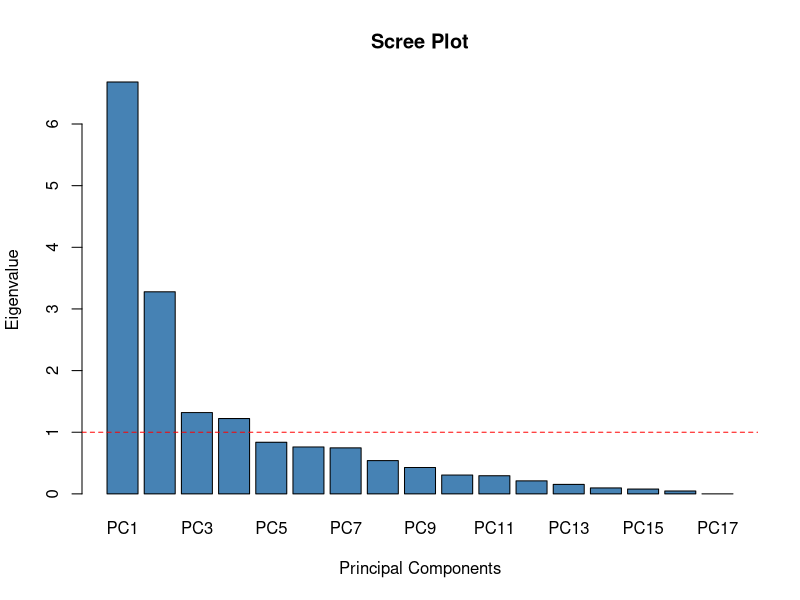
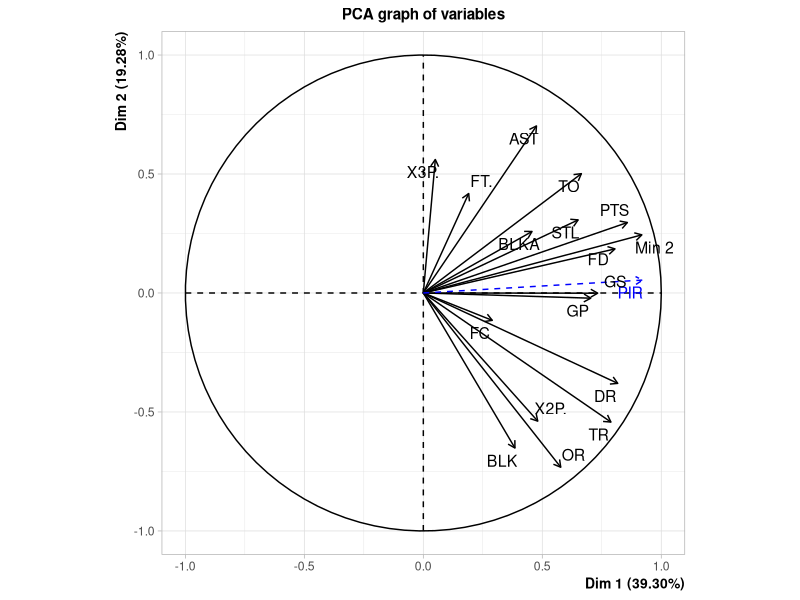
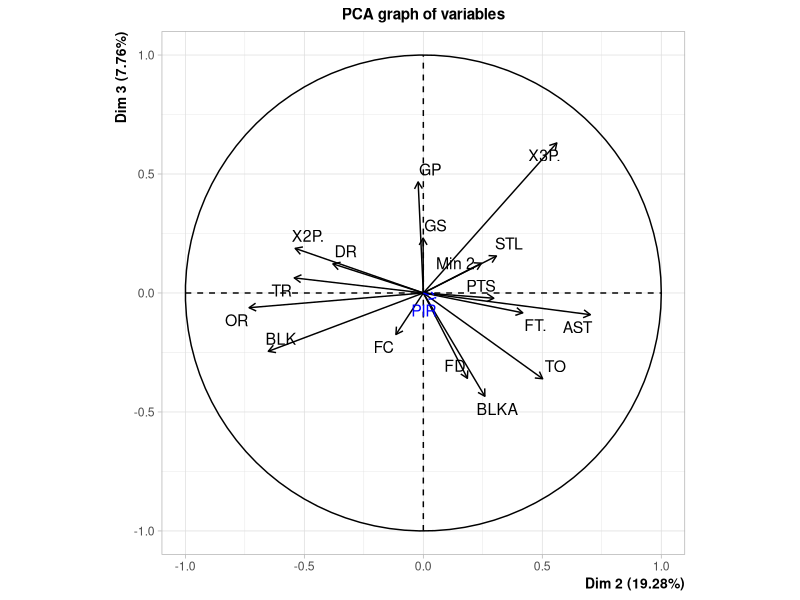
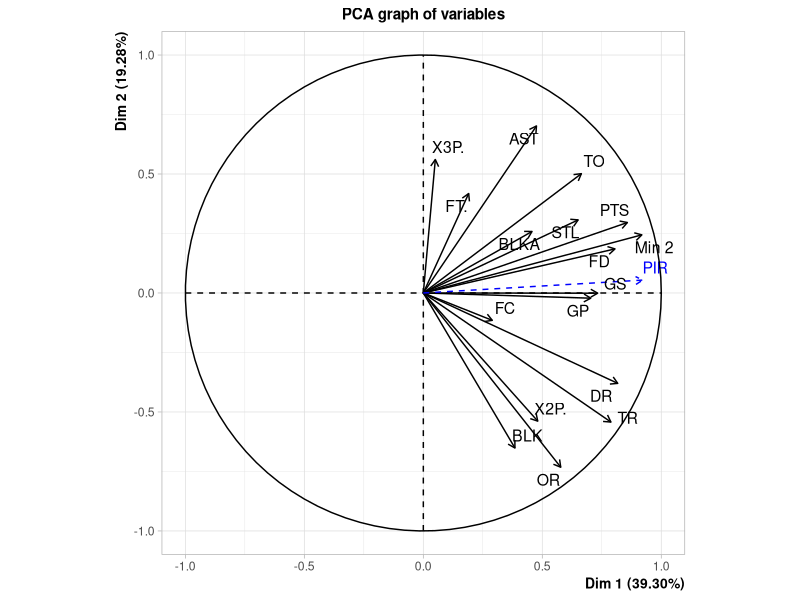
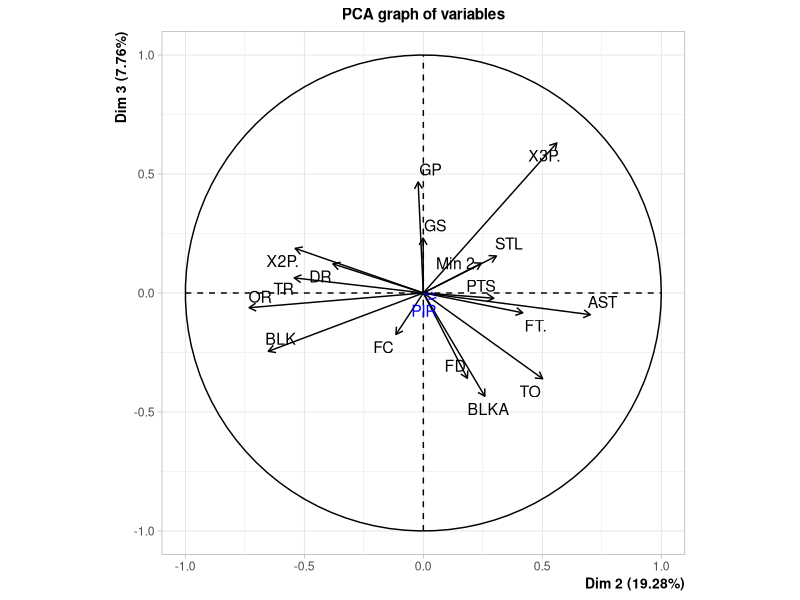
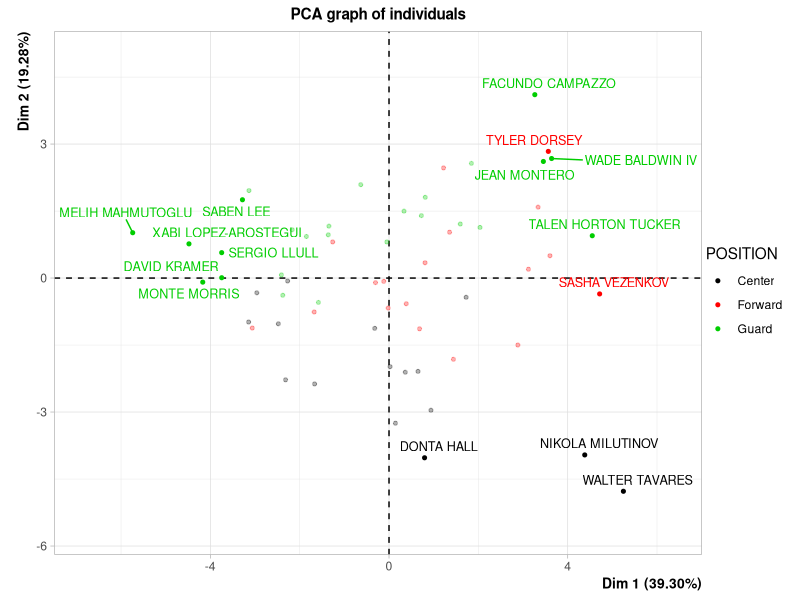
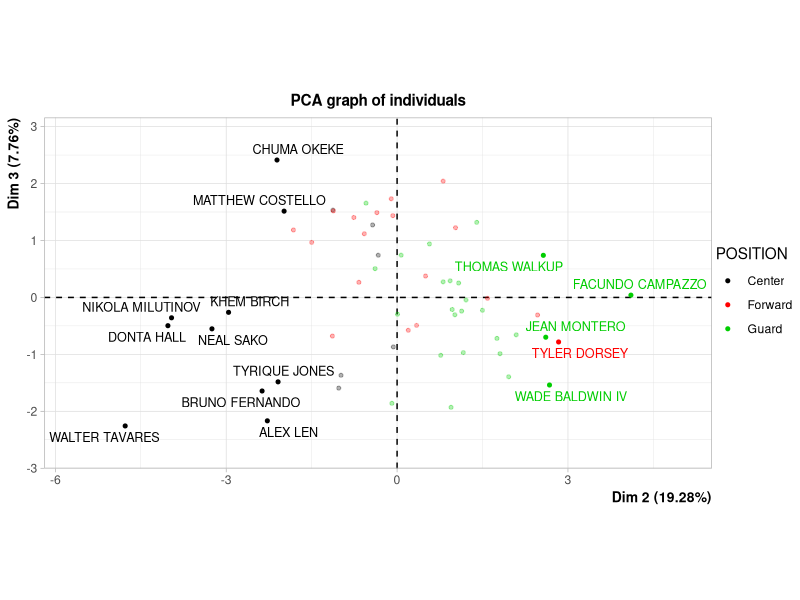
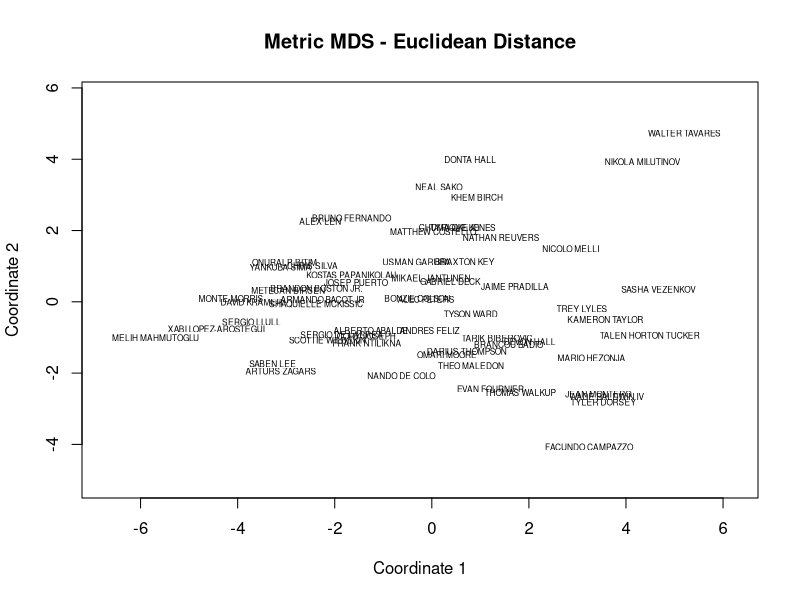

R code for these plots, in order:
## ---- chunk 1
knitr::opts_chunk$set(
  echo = FALSE,
  message = FALSE,
  warning = FALSE,
  results = "hide",
  fig.width = 9,
  fig.height = 3,
  out.width = "70%",
  fig.align = "center"
)
## ---- chunk 2
# Import dataset
data <- read.csv2("euroleague_25_26.csv")
# Remove row number
data$No <- NULL
# Inspect data
#head(data)
#str(data)
#head(data)
## ---- chunk 3
# Split minutes
aux <- strsplit(data$Min, ":")

# Extract minutes and convert to numeric
data$`Min 2` <- as.numeric(sapply(aux, `[`, 1))

# Inspect result
#head(data[, c("Min", "Min 2")])

## ---- chunk 4
# Assign player names as row labels
rownames(data) <- make.unique(as.character(data$PLAYER))

# Remove PLAYER and Min columns
data$PLAYER <- NULL
data$Min <- NULL

# Inspect result
#head(data)
## ---- chunk 5
# Number of players before filtering
nrow(data)

# Keep players with at least 5 minutes and 5 games
data <- data[data$`Min 2` >= 5 & data$GP >= 5, ]

# Number of players after filtering
#nrow(data)

# Inspect result
#head(data)
## ---- chunk 6
#install.packages("FactoMineR")

library(FactoMineR)

# Convert categorical variables to factors
data$TEAM <- as.factor(data$TEAM)
data$POSITION <- as.factor(data$POSITION)

# Identify supplementary variables
quali_vars <- which(names(data) %in% c("TEAM", "POSITION"))
quanti_vars <- which(names(data) == "PIR")

# Apply PCA
pca <- PCA(
  data,
  scale.unit = TRUE,
  quali.sup = quali_vars,
  quanti.sup = quanti_vars,
  graph = FALSE
)

# Inspect PCA results
summary(pca)
## ---- chunk 7
# Display eigenvalues and explained variance
pca$eig

# Number of components with eigenvalue > 1
sum(pca$eig[, 1] > 1)

# Scree plot
barplot(
  pca$eig[, 1],
  names.arg = paste0("PC", 1:nrow(pca$eig)),
  xlab = "Principal Components",
  ylab = "Eigenvalue",
  main = "Scree Plot",
  col = "steelblue"
)

abline(h = 1, col = "red", lty = 2)
## ---- chunk 8
# 2c. PCA Variable Plots

par(mfrow = c(1, 2))

plot(pca, choix = "var", axes = c(1, 2))
plot(pca, choix = "var", axes = c(2, 3))

par(mfrow = c(1, 1))

# Variable coordinates and correlations
pca$var$coord
pca$var$cor

# Contributions of variables
pca$var$contrib

# PC1 vs. PC2
plot(pca, choix = "var", axes = c(1, 2))

# PC2 vs. PC3
plot(pca, choix = "var", axes = c(2, 3))
## ---- chunk 9
# 2e. PCA Individual Plots
plot(pca, choix = "ind", axes = c(1, 2),
     select = "contrib 15",   # label only the 15 most contributing players
     autoLab = "yes",         
     invisible = "quali",     # hide TEAM/POSITION centroid labels
     habillage = "POSITION",  # colour points by position
     cex = 0.8)

plot(pca, choix = "ind", axes = c(2, 3),
     select = "contrib 15", autoLab = "yes",
     invisible = "quali", habillage = "POSITION", cex = 0.8)
## ---- chunk 10

# Select active numerical variables (exclude PIR)
numerical_data <- data[, sapply(data, is.numeric)]
numerical_data$PIR <- NULL

# Calculate Euclidean distances on scaled data
d_eu <- dist(scale(numerical_data))

# Apply metric MDS
mds_eu <- cmdscale(d_eu, eig = TRUE)

# Plot the first two coordinates
x <- mds_eu$points[, 1]
y <- mds_eu$points[, 2]

plot(x, y,
     xlab = "Coordinate 1",
     ylab = "Coordinate 2",
     main = "Metric MDS - Euclidean Distance",
     type = "n",
     xlim = range(x) + c(-1, 1),
     ylim = range(y) + c(-1, 1))

text(x, y, labels = rownames(data), cex = 0.5)
## ---- chunk 11

library(cluster)

# Select numerical variables and POSITION
gower_data <- data[, c(names(numerical_data), "POSITION")]

# Ensure POSITION is categorical
gower_data$POSITION <- as.factor(gower_data$POSITION)

# Calculate Gower distances
d_gower <- daisy(gower_data, metric = "gower")

# Apply metric MDS
mds_gower <- cmdscale(d_gower, eig = TRUE)

# Plot the first two coordinates
x <- mds_gower$points[, 1]
y <- mds_gower$points[, 2]

plot(x, y,
     xlab = "Coordinate 1",
     ylab = "Coordinate 2",
     main = "Metric MDS - Gower Distance",
     type = "n")

text(x, y, labels = rownames(data), cex = 0.5)

# Eigenvalues and goodness of fit
mds_gower$eig
mds_gower$GOF
## ---- chunk 12
par(mfrow = c(2, 2), cex = 1, cex.main = 1.2)

# MDS coordinates
x <- mds_gower$points[, 1]
y <- mds_gower$points[, 2]

# Plot by POSITION
plot(x, y, type = "n",
     xlab = "Coordinate 1", ylab = "Coordinate 2",
     main = "Gower MDS - Player Positions")

text(x, y, labels = abbreviate(data$POSITION, 3),
     col = as.numeric(as.factor(data$POSITION)),
     cex = 0.9)

# Plot by TEAM
plot(x, y, type = "n",
     xlab = "Coordinate 1", ylab = "Coordinate 2",
     main = "Gower MDS - Teams")

text(x, y, labels = abbreviate(data$TEAM,3),
     col = as.numeric(as.factor(data$TEAM)),
     cex = 0.9)

# Plot by PTS
plot(x, y, type = "n",
     xlab = "Coordinate 1", ylab = "Coordinate 2",
     main = "Gower MDS - Points")

text(x, y, labels = round(data$PTS, 1),
     cex = 0.9)

# Plot by AST
plot(x, y, type = "n",
     xlab = "Coordinate 1", ylab = "Coordinate 2",
     main = "Gower MDS - Assists")

text(x, y, labels = round(data$AST, 1),
     cex = 0.9)
## ---- chunk 13

par(mfrow = c(1, 2))

# Create MCA dataset
mca_data <- data

# Identify numerical variables
num_vars <- sapply(mca_data, is.numeric)

# Convert numerical variables to binary factors
mca_data[num_vars] <- lapply(mca_data[num_vars], function(x) {
  factor(
    ifelse(x > mean(x, na.rm = TRUE),
           "Over average", "Below average")
  )
})

# Ensure categorical variables are factors
mca_data$TEAM <- as.factor(mca_data$TEAM)
mca_data$POSITION <- as.factor(mca_data$POSITION)

# Inspect results
str(mca_data)
summary(mca_data)
## ---- chunk 14
library(ggplot2)
library(FactoMineR)

# Apply MCA
mca <- MCA(mca_data, graph = FALSE)

# Inspect MCA results
summary(mca)
mca$eig

# Describe dimensions
dimdesc(mca)

# Scree plot
barplot(mca$eig[, 2],
        main = "MCA - Explained Inertia",
        xlab = "Dimensions",
        ylab = "Percentage of Inertia")

# Plot categories
plot(mca, choix = "var", axes = c(1, 2))

# Individuals only, coloured by position
plot(mca, choix = "ind", invisible = c("var", "quali.sup"),
     habillage = "POSITION", label = "none",
     title = "MCA – Individuals") +
  theme(plot.title = element_text(size = 11))

# Categories: only the most important ones, labels repelled
plot(mca, invisible = "ind", selectMod = "contrib 15",
     autoLab = "yes", title = "MCA – Categories") +
  theme(plot.title = element_text(size = 11))
